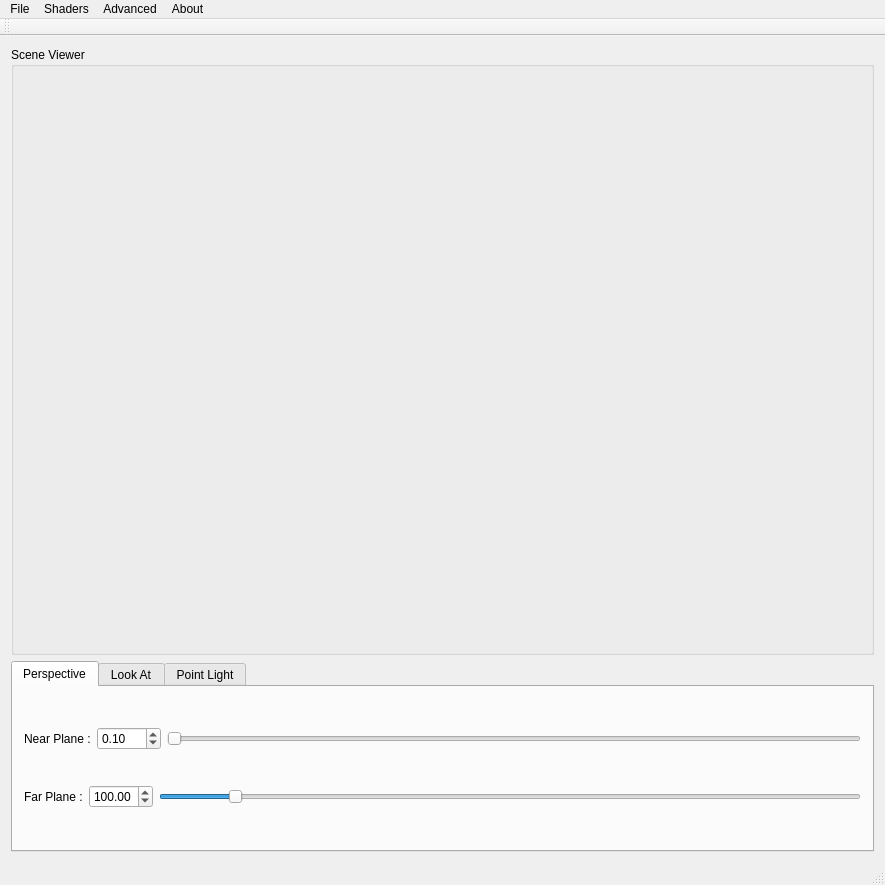
<?xml version="1.0" encoding="UTF-8"?>
<ui version="4.0">
 <class>MainWindow</class>
 <widget class="QMainWindow" name="MainWindow">
  <property name="geometry">
   <rect>
    <x>0</x>
    <y>0</y>
    <width>885</width>
    <height>885</height>
   </rect>
  </property>
  <property name="windowTitle">
   <string>MainWindow</string>
  </property>
  <widget class="QWidget" name="centralWidget">
   <layout class="QGridLayout" name="gridLayout">
    <item row="16" column="0">
     <widget class="QTabWidget" name="mainTabs">
      <property name="sizePolicy">
       <sizepolicy hsizetype="Expanding" vsizetype="Fixed">
        <horstretch>0</horstretch>
        <verstretch>0</verstretch>
       </sizepolicy>
      </property>
      <property name="currentIndex">
       <number>0</number>
      </property>
      <widget class="QWidget" name="perspectiveTab">
       <attribute name="title">
        <string>Perspective</string>
       </attribute>
       <layout class="QGridLayout" name="gridLayout_7">
        <item row="0" column="0">
         <layout class="QHBoxLayout" name="horizontalLayout_4">
          <item>
           <widget class="QLabel" name="label_3">
            <property name="sizePolicy">
             <sizepolicy hsizetype="Fixed" vsizetype="Preferred">
              <horstretch>0</horstretch>
              <verstretch>0</verstretch>
             </sizepolicy>
            </property>
            <property name="text">
             <string>Near Plane :</string>
            </property>
           </widget>
          </item>
          <item>
           <widget class="QDoubleSpinBox" name="persNearSpin">
            <property name="decimals">
             <number>2</number>
            </property>
            <property name="minimum">
             <double>0.000000000000000</double>
            </property>
            <property name="maximum">
             <double>999.000000000000000</double>
            </property>
            <property name="singleStep">
             <double>0.100000000000000</double>
            </property>
            <property name="value">
             <double>0.100000000000000</double>
            </property>
           </widget>
          </item>
          <item>
           <widget class="QSlider" name="persNearSlider">
            <property name="maximum">
             <number>99900</number>
            </property>
            <property name="value">
             <number>10</number>
            </property>
            <property name="orientation">
             <enum>Qt::Horizontal</enum>
            </property>
           </widget>
          </item>
         </layout>
        </item>
        <item row="1" column="0">
         <layout class="QHBoxLayout" name="horizontalLayout_5">
          <item>
           <widget class="QLabel" name="label_4">
            <property name="sizePolicy">
             <sizepolicy hsizetype="Fixed" vsizetype="Preferred">
              <horstretch>0</horstretch>
              <verstretch>0</verstretch>
             </sizepolicy>
            </property>
            <property name="text">
             <string>Far Plane :</string>
            </property>
           </widget>
          </item>
          <item>
           <widget class="QDoubleSpinBox" name="persFarSpin">
            <property name="minimum">
             <double>0.000000000000000</double>
            </property>
            <property name="maximum">
             <double>999.000000000000000</double>
            </property>
            <property name="singleStep">
             <double>0.100000000000000</double>
            </property>
            <property name="value">
             <double>100.000000000000000</double>
            </property>
           </widget>
          </item>
          <item>
           <widget class="QSlider" name="persFarSlider">
            <property name="maximum">
             <number>99900</number>
            </property>
            <property name="value">
             <number>10000</number>
            </property>
            <property name="orientation">
             <enum>Qt::Horizontal</enum>
            </property>
           </widget>
          </item>
         </layout>
        </item>
       </layout>
      </widget>
      <widget class="QWidget" name="lookAtTab">
       <attribute name="title">
        <string>Look At</string>
       </attribute>
       <layout class="QGridLayout" name="gridLayout_3">
        <item row="0" column="0">
         <layout class="QHBoxLayout" name="horizontalLayout_6">
          <item>
           <widget class="QLabel" name="label_5">
            <property name="sizePolicy">
             <sizepolicy hsizetype="Fixed" vsizetype="Preferred">
              <horstretch>0</horstretch>
              <verstretch>0</verstretch>
             </sizepolicy>
            </property>
            <property name="text">
             <string>Eye (X,Y,Z) :</string>
            </property>
           </widget>
          </item>
          <item>
           <widget class="QDoubleSpinBox" name="lookEyeXSpin">
            <property name="minimum">
             <double>-99999.000000000000000</double>
            </property>
            <property name="maximum">
             <double>99999.000000000000000</double>
            </property>
            <property name="singleStep">
             <double>0.100000000000000</double>
            </property>
            <property name="value">
             <double>0.000000000000000</double>
            </property>
           </widget>
          </item>
          <item>
           <widget class="QDoubleSpinBox" name="lookEyeYSpin">
            <property name="minimum">
             <double>-99999.000000000000000</double>
            </property>
            <property name="maximum">
             <double>99999.000000000000000</double>
            </property>
            <property name="singleStep">
             <double>0.100000000000000</double>
            </property>
            <property name="value">
             <double>0.000000000000000</double>
            </property>
           </widget>
          </item>
          <item>
           <widget class="QDoubleSpinBox" name="lookEyeZSpin">
            <property name="minimum">
             <double>-99999.000000000000000</double>
            </property>
            <property name="maximum">
             <double>99999.000000000000000</double>
            </property>
            <property name="singleStep">
             <double>0.100000000000000</double>
            </property>
            <property name="value">
             <double>1.000000000000000</double>
            </property>
           </widget>
          </item>
         </layout>
        </item>
        <item row="1" column="0">
         <layout class="QHBoxLayout" name="horizontalLayout_7">
          <item>
           <widget class="QLabel" name="label_6">
            <property name="sizePolicy">
             <sizepolicy hsizetype="Fixed" vsizetype="Preferred">
              <horstretch>0</horstretch>
              <verstretch>0</verstretch>
             </sizepolicy>
            </property>
            <property name="text">
             <string>Center (X,Y,Z) :</string>
            </property>
           </widget>
          </item>
          <item>
           <widget class="QDoubleSpinBox" name="lookCenterXSpin">
            <property name="minimum">
             <double>-99999.000000000000000</double>
            </property>
            <property name="maximum">
             <double>99999.000000000000000</double>
            </property>
            <property name="singleStep">
             <double>0.100000000000000</double>
            </property>
           </widget>
          </item>
          <item>
           <widget class="QDoubleSpinBox" name="lookCenterYSpin">
            <property name="minimum">
             <double>-99999.000000000000000</double>
            </property>
            <property name="maximum">
             <double>99999.000000000000000</double>
            </property>
            <property name="singleStep">
             <double>0.100000000000000</double>
            </property>
           </widget>
          </item>
          <item>
           <widget class="QDoubleSpinBox" name="lookCenterZSpin">
            <property name="minimum">
             <double>-99999.000000000000000</double>
            </property>
            <property name="maximum">
             <double>99999.000000000000000</double>
            </property>
            <property name="singleStep">
             <double>0.100000000000000</double>
            </property>
           </widget>
          </item>
         </layout>
        </item>
        <item row="2" column="0">
         <layout class="QHBoxLayout" name="horizontalLayout_8">
          <item>
           <widget class="QLabel" name="label_7">
            <property name="sizePolicy">
             <sizepolicy hsizetype="Fixed" vsizetype="Preferred">
              <horstretch>0</horstretch>
              <verstretch>0</verstretch>
             </sizepolicy>
            </property>
            <property name="text">
             <string>Up (X,Y,Z) :</string>
            </property>
           </widget>
          </item>
          <item>
           <widget class="QDoubleSpinBox" name="lookUpXSpin">
            <property name="minimum">
             <double>-99999.000000000000000</double>
            </property>
            <property name="maximum">
             <double>99999.000000000000000</double>
            </property>
            <property name="singleStep">
             <double>0.100000000000000</double>
            </property>
           </widget>
          </item>
          <item>
           <widget class="QDoubleSpinBox" name="lookUpYSpin">
            <property name="minimum">
             <double>-99999.000000000000000</double>
            </property>
            <property name="maximum">
             <double>99999.000000000000000</double>
            </property>
            <property name="singleStep">
             <double>0.100000000000000</double>
            </property>
            <property name="value">
             <double>1.000000000000000</double>
            </property>
           </widget>
          </item>
          <item>
           <widget class="QDoubleSpinBox" name="lookUpZSpin">
            <property name="minimum">
             <double>-99999.000000000000000</double>
            </property>
            <property name="maximum">
             <double>99999.000000000000000</double>
            </property>
            <property name="singleStep">
             <double>0.100000000000000</double>
            </property>
           </widget>
          </item>
         </layout>
        </item>
       </layout>
      </widget>
      <widget class="QWidget" name="diffuseLightTab">
       <attribute name="title">
        <string>Point Light</string>
       </attribute>
       <layout class="QGridLayout" name="gridLayout_5">
        <item row="1" column="0">
         <layout class="QHBoxLayout" name="horizontalLayout_14">
          <item>
           <widget class="QLabel" name="label_12">
            <property name="sizePolicy">
             <sizepolicy hsizetype="Fixed" vsizetype="Preferred">
              <horstretch>0</horstretch>
              <verstretch>0</verstretch>
             </sizepolicy>
            </property>
            <property name="text">
             <string>Ia :</string>
            </property>
           </widget>
          </item>
          <item>
           <widget class="QDoubleSpinBox" name="lightIa1Spin">
            <property name="singleStep">
             <double>0.100000000000000</double>
            </property>
            <property name="value">
             <double>0.000000000000000</double>
            </property>
           </widget>
          </item>
          <item>
           <widget class="QDoubleSpinBox" name="lightIa2Spin">
            <property name="singleStep">
             <double>0.100000000000000</double>
            </property>
            <property name="value">
             <double>1.000000000000000</double>
            </property>
           </widget>
          </item>
          <item>
           <widget class="QDoubleSpinBox" name="lightIa3Spin">
            <property name="singleStep">
             <double>0.100000000000000</double>
            </property>
            <property name="value">
             <double>0.000000000000000</double>
            </property>
           </widget>
          </item>
         </layout>
        </item>
        <item row="3" column="0">
         <layout class="QHBoxLayout" name="horizontalLayout_41">
          <item>
           <widget class="QLabel" name="label_21">
            <property name="sizePolicy">
             <sizepolicy hsizetype="Fixed" vsizetype="Preferred">
              <horstretch>0</horstretch>
              <verstretch>0</verstretch>
             </sizepolicy>
            </property>
            <property name="text">
             <string>Is :</string>
            </property>
           </widget>
          </item>
          <item>
           <widget class="QDoubleSpinBox" name="lightIs1Spin">
            <property name="singleStep">
             <double>0.100000000000000</double>
            </property>
            <property name="value">
             <double>0.000000000000000</double>
            </property>
           </widget>
          </item>
          <item>
           <widget class="QDoubleSpinBox" name="lightIs2Spin">
            <property name="singleStep">
             <double>0.100000000000000</double>
            </property>
            <property name="value">
             <double>1.000000000000000</double>
            </property>
           </widget>
          </item>
          <item>
           <widget class="QDoubleSpinBox" name="lightIs3Spin">
            <property name="singleStep">
             <double>0.100000000000000</double>
            </property>
            <property name="value">
             <double>0.000000000000000</double>
            </property>
           </widget>
          </item>
         </layout>
        </item>
        <item row="4" column="0">
         <layout class="QHBoxLayout" name="horizontalLayout_42">
          <item>
           <widget class="QLabel" name="label_421">
            <property name="sizePolicy">
             <sizepolicy hsizetype="Fixed" vsizetype="Preferred">
              <horstretch>0</horstretch>
              <verstretch>0</verstretch>
             </sizepolicy>
            </property>
            <property name="text">
             <string>Atenuation :</string>
            </property>
           </widget>
          </item>
          <item>
           <widget class="QDoubleSpinBox" name="lightCoefA">
            <property name="singleStep">
             <double>0.100000000000000</double>
            </property>
            <property name="value">
             <double>0.000000000000000</double>
            </property>
           </widget>
          </item>
          <item>
           <widget class="QDoubleSpinBox" name="lightCoefB">
            <property name="singleStep">
             <double>0.100000000000000</double>
            </property>
            <property name="value">
             <double>0.000000000000000</double>
            </property>
           </widget>
          </item>
          <item>
           <widget class="QDoubleSpinBox" name="lightCoefC">
            <property name="singleStep">
             <double>0.100000000000000</double>
            </property>
            <property name="value">
             <double>1.000000000000000</double>
            </property>
           </widget>
          </item>
         </layout>
        </item>
        <item row="0" column="0">
         <layout class="QHBoxLayout" name="horizontalLayout_13">
          <item>
           <widget class="QLabel" name="label_11">
            <property name="sizePolicy">
             <sizepolicy hsizetype="Fixed" vsizetype="Preferred">
              <horstretch>0</horstretch>
              <verstretch>0</verstretch>
             </sizepolicy>
            </property>
            <property name="text">
             <string>Position (X,Y,Z) :</string>
            </property>
           </widget>
          </item>
          <item>
           <widget class="QDoubleSpinBox" name="lightPosXSpin">
            <property name="minimum">
             <double>-99999.000000000000000</double>
            </property>
            <property name="maximum">
             <double>99999.000000000000000</double>
            </property>
            <property name="singleStep">
             <double>0.100000000000000</double>
            </property>
            <property name="value">
             <double>-25.000000000000000</double>
            </property>
           </widget>
          </item>
          <item>
           <widget class="QDoubleSpinBox" name="lightPosYSpin">
            <property name="minimum">
             <double>-99999.000000000000000</double>
            </property>
            <property name="maximum">
             <double>99999.000000000000000</double>
            </property>
            <property name="singleStep">
             <double>0.100000000000000</double>
            </property>
            <property name="value">
             <double>25.000000000000000</double>
            </property>
           </widget>
          </item>
          <item>
           <widget class="QDoubleSpinBox" name="lightPosZSpin">
            <property name="minimum">
             <double>-99999.000000000000000</double>
            </property>
            <property name="maximum">
             <double>99999.000000000000000</double>
            </property>
            <property name="singleStep">
             <double>0.100000000000000</double>
            </property>
            <property name="value">
             <double>25.000000000000000</double>
            </property>
           </widget>
          </item>
         </layout>
        </item>
        <item row="2" column="0">
         <layout class="QHBoxLayout" name="horizontalLayout_15">
          <item>
           <widget class="QLabel" name="label_13">
            <property name="sizePolicy">
             <sizepolicy hsizetype="Fixed" vsizetype="Preferred">
              <horstretch>0</horstretch>
              <verstretch>0</verstretch>
             </sizepolicy>
            </property>
            <property name="text">
             <string>Id :</string>
            </property>
           </widget>
          </item>
          <item>
           <widget class="QDoubleSpinBox" name="lightId1Spin">
            <property name="singleStep">
             <double>0.100000000000000</double>
            </property>
            <property name="value">
             <double>1.000000000000000</double>
            </property>
           </widget>
          </item>
          <item>
           <widget class="QDoubleSpinBox" name="lightId2Spin">
            <property name="singleStep">
             <double>0.100000000000000</double>
            </property>
            <property name="value">
             <double>1.000000000000000</double>
            </property>
           </widget>
          </item>
          <item>
           <widget class="QDoubleSpinBox" name="lightId3Spin">
            <property name="singleStep">
             <double>0.100000000000000</double>
            </property>
            <property name="value">
             <double>1.000000000000000</double>
            </property>
           </widget>
          </item>
         </layout>
        </item>
       </layout>
      </widget>
     </widget>
    </item>
    <item row="15" column="0">
     <widget class="QGroupBox" name="groupBox">
      <property name="sizePolicy">
       <sizepolicy hsizetype="Preferred" vsizetype="Expanding">
        <horstretch>0</horstretch>
        <verstretch>0</verstretch>
       </sizepolicy>
      </property>
      <property name="maximumSize">
       <size>
        <width>85000</width>
        <height>85000</height>
       </size>
      </property>
      <property name="title">
       <string>Scene Viewer</string>
      </property>
      <layout class="QGridLayout" name="gridLayout_2">
       <property name="leftMargin">
        <number>0</number>
       </property>
       <property name="topMargin">
        <number>0</number>
       </property>
       <property name="rightMargin">
        <number>0</number>
       </property>
       <property name="bottomMargin">
        <number>0</number>
       </property>
       <property name="spacing">
        <number>0</number>
       </property>
      </layout>
     </widget>
    </item>
   </layout>
  </widget>
  <widget class="QMenuBar" name="menuBar">
   <property name="geometry">
    <rect>
     <x>0</x>
     <y>0</y>
     <width>885</width>
     <height>22</height>
    </rect>
   </property>
   <widget class="QMenu" name="menuModels">
    <property name="title">
     <string>File</string>
    </property>
    <addaction name="separator"/>
    <addaction name="action_obre_fitxer"/>
    <addaction name="clear_scene"/>
    <addaction name="addTexture"/>
    <addaction name="action_obre_escena"/>
    <addaction name="action_genera_escena"/>
    <addaction name="separator"/>
    <addaction name="actionLoadSetUp"/>
    <addaction name="separator"/>
    <addaction name="action_save_frame_as_image"/>
    <addaction name="action_start_and_save_animation"/>
    <addaction name="separator"/>
    <addaction name="action_exit"/>
    <addaction name="separator"/>
   </widget>
   <widget class="QMenu" name="menuShaders">
    <property name="title">
     <string>Shaders</string>
    </property>
    <addaction name="actionColor_Shader"/>
    <addaction name="actionNormal_Shader"/>
    <addaction name="separator"/>
    <addaction name="separator"/>
    <addaction name="actionGouraud_Blinn_Phong_Shader"/>
    <addaction name="actionBlinn_Phong_Shader"/>
    <addaction name="separator"/>
    <addaction name="action_toon"/>
    <addaction name="action_TextureShader"/>
   </widget>
   <widget class="QMenu" name="menuAdvanced">
    <property name="title">
     <string>Advanced</string>
    </property>
    <addaction name="separator"/>
    <addaction name="action_environmental_mapping"/>
    <addaction name="separator"/>
    <addaction name="action_reflections"/>
    <addaction name="action_transparencies"/>
    <addaction name="separator"/>
    <addaction name="action_exercici1"/>
    <addaction name="action_exercici2"/>
   </widget>
   <widget class="QMenu" name="menuAbout">
    <property name="title">
     <string>About</string>
    </property>
    <addaction name="actionAbout"/>
   </widget>
   <addaction name="menuModels"/>
   <addaction name="menuShaders"/>
   <addaction name="menuAdvanced"/>
   <addaction name="menuAbout"/>
  </widget>
  <widget class="QToolBar" name="mainToolBar">
   <attribute name="toolBarArea">
    <enum>TopToolBarArea</enum>
   </attribute>
   <attribute name="toolBarBreak">
    <bool>false</bool>
   </attribute>
  </widget>
  <widget class="QStatusBar" name="statusBar"/>
  <action name="action_toon">
   <property name="text">
    <string>Cell Shader</string>
   </property>
   <property name="toolTip">
    <string>Activar Toon Shader</string>
   </property>
   <property name="shortcut">
    <string>Alt+7</string>
   </property>
  </action>
  <action name="clear_scene">
   <property name="text">
    <string>Clear Scene</string>
   </property>
   <property name="toolTip">
    <string>Clear Scene</string>
   </property>
  </action>
  <action name="addTexture">
   <property name="text">
    <string>Add Texture</string>
   </property>
   <property name="toolTip">
    <string>Add Texture</string>
   </property>
   <property name="shortcut">
    <string>Alt+8</string>
   </property>
  </action>
  <action name="action_obre_fitxer">
   <property name="text">
    <string>Open .obj</string>
   </property>
   <property name="toolTip">
    <string>Obre Fitxer .obj</string>
   </property>
   <property name="shortcut">
    <string>Ctrl+F</string>
   </property>
  </action>
  <action name="action_environmental_mapping">
   <property name="text">
    <string>Environmental-mapping</string>
   </property>
   <property name="shortcut">
    <string>Ctrl+4</string>
   </property>
  </action>
  <action name="action_transparencies">
   <property name="text">
    <string>Transparencies</string>
   </property>
   <property name="shortcut">
    <string>Ctrl+5</string>
   </property>
  </action>
  <action name="action_afegeix_llum_puntual">
   <property name="text">
    <string>Afegeix Llum</string>
   </property>
  </action>
  <action name="action_save_frame_as_image">
   <property name="text">
    <string>Save Frame as Image</string>
   </property>
  </action>
  <action name="action_obre_escena">
   <property name="text">
    <string>Open Virtual Scene</string>
   </property>
   <property name="shortcut">
    <string>Ctrl+E</string>
   </property>
  </action>
  <action name="action_start_and_save_animation">
   <property name="text">
    <string>Start and Save Animation</string>
   </property>
  </action>
  <action name="action_exit">
   <property name="text">
    <string>Exit</string>
   </property>
   <property name="shortcut">
    <string>Ctrl+Q</string>
   </property>
  </action>
  <action name="actionLoadSetUp">
   <property name="enabled">
    <bool>false</bool>
   </property>
   <property name="text">
    <string>Load SetUp</string>
   </property>
  </action>
  <action name="action_genera_escena">
   <property name="text">
    <string>Generate Virtual Scene</string>
   </property>
   <property name="shortcut">
    <string>Ctrl+D</string>
   </property>
  </action>
  <action name="actionColor_Shader">
   <property name="text">
    <string>Color Shader</string>
   </property>
   <property name="shortcut">
    <string>Alt+0</string>
   </property>
  </action>
  <action name="actionNormal_Shader">
   <property name="text">
    <string>Normal Shader</string>
   </property>
   <property name="shortcut">
    <string>Alt+1</string>
   </property>
  </action>
  <action name="actionBlinn_Phong_Shader">
   <property name="text">
    <string>Blinn-Phong Shader</string>
   </property>
   <property name="shortcut">
    <string>Alt+6</string>
   </property>
  </action>
  <action name="actionGouraud_Blinn_Phong_Shader">
   <property name="text">
    <string>Gouraud-Blinn-Phong Shader</string>
   </property>
   <property name="shortcut">
    <string>Alt+5</string>
   </property>
  </action>
  <action name="action_TextureShader">
   <property name="text">
    <string>Texture Shader</string>
   </property>
   <property name="toolTip">
    <string>Texture Shader</string>
   </property>
   <property name="shortcut">
    <string>Alt+8</string>
   </property>
  </action>
  <action name="action_reflections">
   <property name="text">
    <string>Reflections</string>
   </property>
  </action>
  <action name="actionAbout">
   <property name="text">
    <string>About</string>
   </property>
  </action>
  <action name="action_exercici1">
   <property name="text">
    <string>Exercice 1</string>
   </property>
  </action>
  <action name="action_exercici2">
   <property name="text">
    <string>Exercice 2</string>
   </property>
  </action>
 </widget>
 <layoutdefault spacing="6" margin="11"/>
 <tabstops>
  <tabstop>mainTabs</tabstop>
  <tabstop>persNearSpin</tabstop>
  <tabstop>persNearSlider</tabstop>
  <tabstop>persFarSpin</tabstop>
  <tabstop>persFarSlider</tabstop>
  <tabstop>lookEyeXSpin</tabstop>
  <tabstop>lookEyeYSpin</tabstop>
  <tabstop>lookEyeZSpin</tabstop>
  <tabstop>lookCenterXSpin</tabstop>
  <tabstop>lookCenterYSpin</tabstop>
  <tabstop>lookCenterZSpin</tabstop>
  <tabstop>lookUpXSpin</tabstop>
  <tabstop>lookUpYSpin</tabstop>
  <tabstop>lookUpZSpin</tabstop>
  <tabstop>lightPosXSpin</tabstop>
  <tabstop>lightPosYSpin</tabstop>
  <tabstop>lightPosZSpin</tabstop>
  <tabstop>lightIa1Spin</tabstop>
  <tabstop>lightIa2Spin</tabstop>
  <tabstop>lightIa3Spin</tabstop>
  <tabstop>lightId1Spin</tabstop>
  <tabstop>lightId2Spin</tabstop>
  <tabstop>lightId3Spin</tabstop>
  <tabstop>lightIs2Spin</tabstop>
  <tabstop>lightIs3Spin</tabstop>
 </tabstops>
 <resources/>
 <connections/>
</ui>
